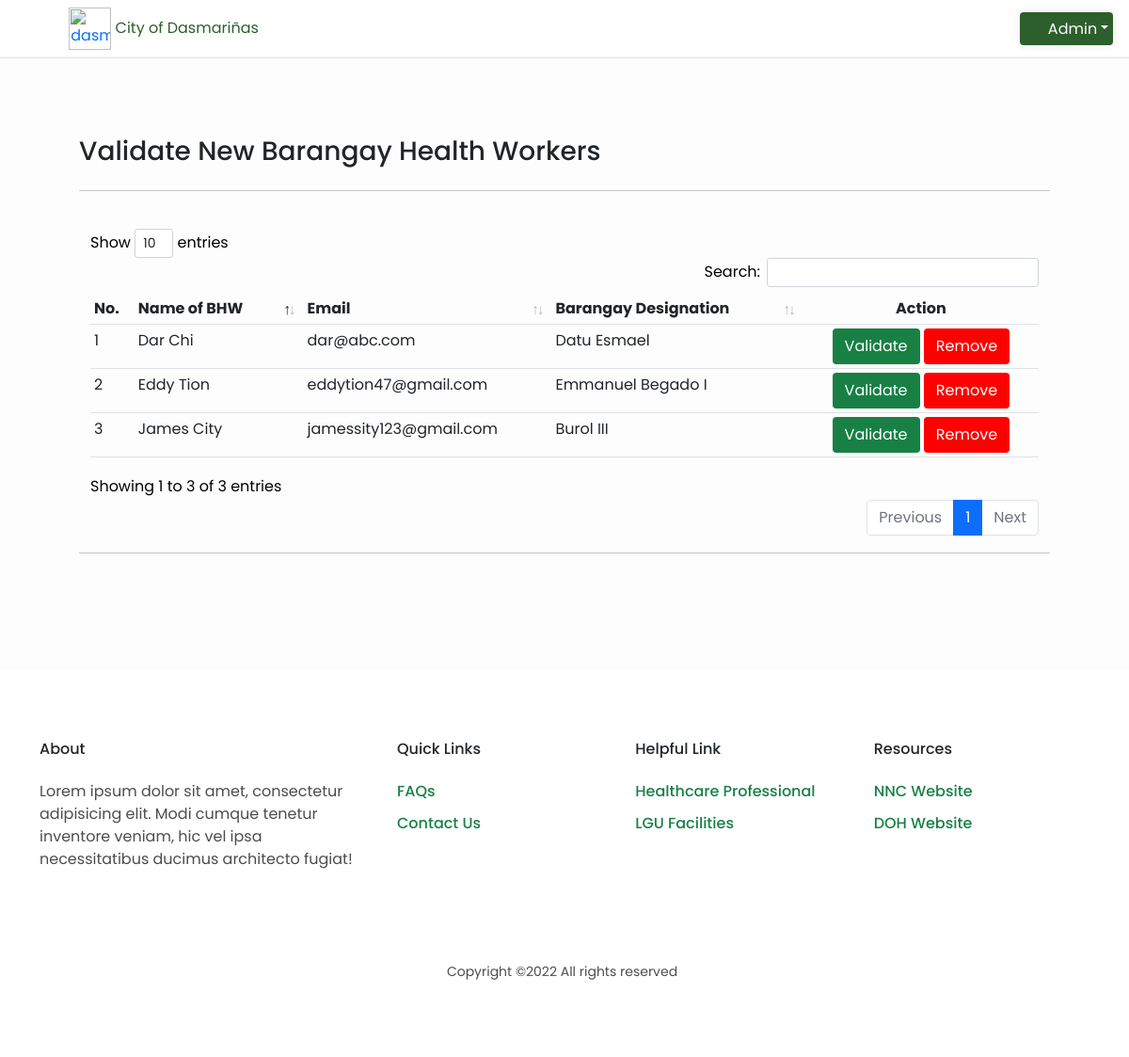
Screenshot of /validation with the database file from the repository.
### profilingApp/models.py (models this page shows, shortened)
class BarangayHealthWorker(Model):
    BARANGAYS = [('Select Barangay', 'Select Barangay'),
                 ('Burol', 'Burol'),
                 ('Burol I', 'Burol I'),
                 ('Burol II', 'Burol II'),
                 ('Burol III', 'Burol III'),
                 ('Datu Esmael', 'Datu Esmael'),
                 ('Emmanuel Begado I', 'Emmanuel Begado I'),
                 ('Emmanuel Begado II', 'Emmanuel Begado II'),]
    user = models.OneToOneField(CustomUser, on_delete=CASCADE, primary_key=True)
    is_validated = models.BooleanField(default=False)
    bhw_barangay = models.CharField(max_length=100, choices=BARANGAYS, default='Select Barangay')

class CustomUser(AbstractUser):
    USER_TYPE = [('Choose User Type', 'Choose User Type'),
                 ('Admin', 'Administrator'),
                 ('BHW', 'Barangay Health Worker'),
                 ('P/G', 'Parent/Guardian')]
    username = None
    email = models.EmailField(_('email address'), unique=True)
    user_type = models.CharField(max_length=100, choices=USER_TYPE, default='Choose User Type')
    middle_name = models.CharField(max_length=100, null=True)
    suffix_name = models.CharField(max_length=100, default='N/A')
    USERNAME_FIELD = 'email'
    REQUIRED_FIELDS = []
    objects = CustomUserManager()

### profilingApp/views.py (the view)
# urls.py: path('validation', views.bhw_validation, name='bhw_validation'),
def bhw_validation(request):
    bhw = BarangayHealthWorker.objects.all()
    context = {'bhws' : bhw}
    return render(request, 'activities/Admin Validate BHW.html', context)

### profilingApp/templates/activities/Admin Validate BHW.html (shortened to what this page needs)
{% extends 'activities/Admin Home.html' %}
{% load static %}
{% block dashboard %}
<div id="grid" class="container-fluid" style="padding:7%; margin: top 65px;">
    <div class="container-grid">
        <div class="">
            <div class="row">
                <div class="col">
                    <h3 style="text-align:left;">Validate New Barangay Health Workers</h3>
                </div>
            </div>
        <hr>
        <br>
        </div>
    </div>
<div class="container text-black">
    <div class="row">
        <div class="col">
            <div class="table-responsive">
                <table class="table table-sm" id="table_validation">
                    <thead>
                        <tr>
                            <th scope="col">No.</th>
                            <th scope="col">Name of BHW </th>
                            <th scope="col">Email</th>
                            <th scope="col">Barangay Designation</th>
                            <th scope="col" class="nosort text-center">Action</th>
                        </tr>
                    </thead>
                    <tbody>
                        {% for bhw in bhws %}
                        <tr>
                            <td></td>
                            <td>{{ bhw.user.first_name }} {{ bhw.user.last_name }} </td>
                            <td>{{ bhw.user.email }}</td>
                            <td>{{ bhw.bhw_barangay }}</td>
                            <td style="text-align: center;">
                                <div>
                                    <a href="{% url 'unvalidated_profile' bhw.user.id %}"><button type="button" style="background-color: #188045; color: white;" class="btn">Validate</button></a>
                                    <a href="{% url 'delete_profile' bhw.user.id %}"><button type="button" style="background-color: red; color: white;" class="btn">Remove</button></a>
                                </div>
                            </td>
                        </tr>
                        {% endfor %}
                    </tbody>
                </table>
            </div>
        </div>
    </div>
</div>
    <hr>
    <br>
</div>
{% endblock %}

### profilingApp/static/CSS/styles.css (style rules this page uses)
* { margin: 0; padding: 0; box-sizing: border-box; font-family: 'Poppins', sans-serif; }
a { text-decoration: none; }
#grid,#footer,#mysidenav,#header { transition: 0.5s ease-in-out; }
#grid { background-color: rgba(253, 253, 253, 0.952); position: relative; padding: 60px; width: 100%; margin-top: 60px; }
html { width: 100%; height: 100%; }
body { color: rgba(0, 0, 0, 0.6); font-family: 'Poppins', sans-serif; font-size: 14px; line-height: 1.6em; -webkit-font-smoothing: antialiased; -moz-osx-font-smoothing: grayscale; }
::placeholder { color:rgba(255, 255, 255, 0.253); }
.row { display: -webkit-box; display: -ms-flexbox; display: flex; -ms-flex-wrap: wrap; flex-wrap: wrap; margin-right: 15px; margin-left: 15px; }
.col-6, .col-7, .col-12, .col, .col-sm-3, .col-sm-6, .col-md-3, .col-md-4, .col-md-5, .col-md-6, .col-md-8, .col-md-9, .col-md-10, .col-md-12, .col-lg-3, .col-lg-4, .col-lg-5, .col-lg-6, .col-lg-7, .col-lg-8, .col-lg-10, .col-lg-12, .col-xl-2 { position: relative; width: 100%; padding-right: 15px; padding-left: 15px; }
.text-center { text-align: center !important; }
html { font-family: sans-serif; line-height: 1.15; -webkit-text-size-adjust: 100%; -webkit-tap-highlight-color: rgba(0, 0, 0, 0); }

### rows the page displays
BarangayHealthWorker: user.first_name "Eddy", user.last_name "Tion", user.email "eddytion47@gmail.com", bhw_barangay "Emmanuel Begado I"
BarangayHealthWorker: user.first_name "James", user.last_name "City", user.email "jamessity123@gmail.com", bhw_barangay "Burol III"
BarangayHealthWorker: user.first_name "Dar", user.last_name "Chi", user.email "dar@abc.com", bhw_barangay "Datu Esmael"
